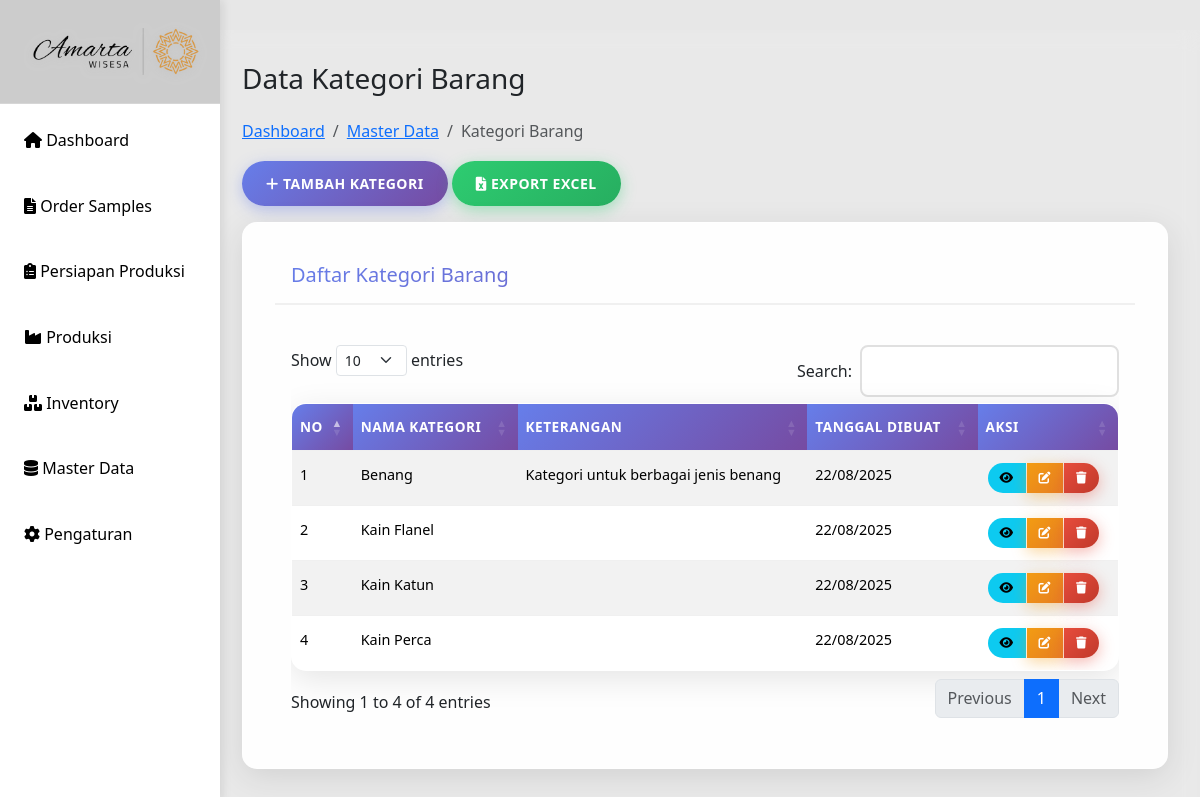
Before: /kategori-barang.php with the older database file.
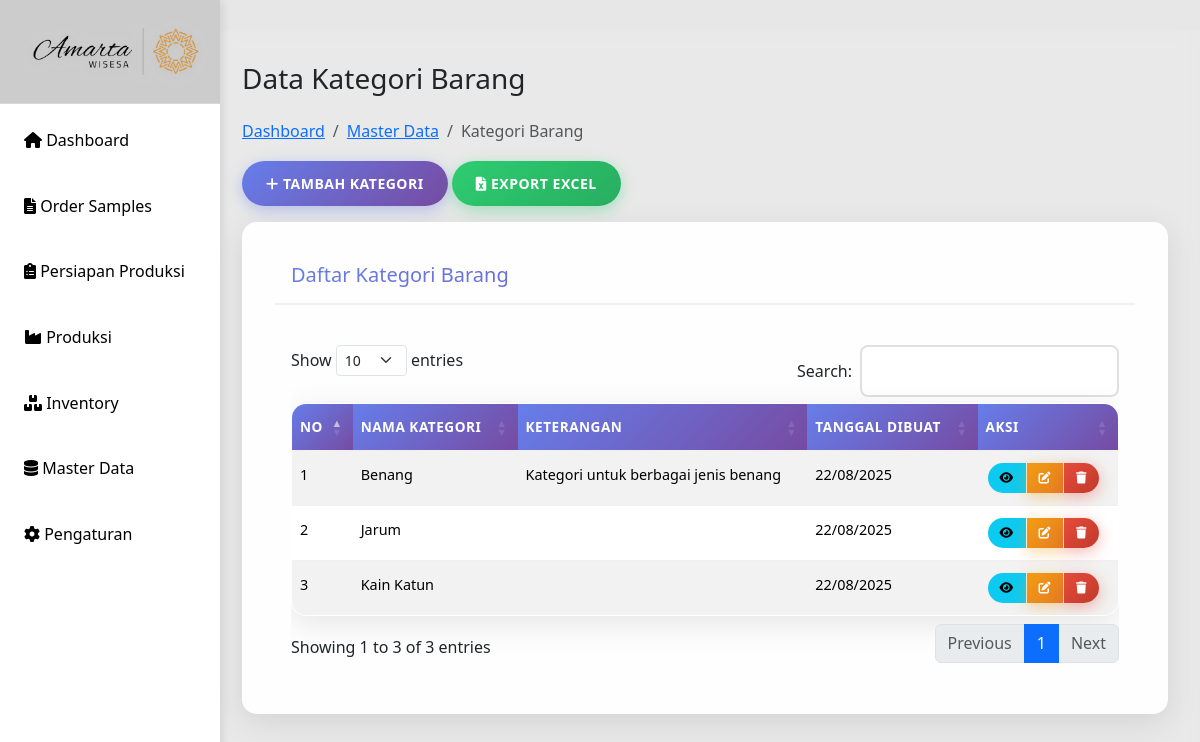
After: the same page with the newer database file.
### tables this page shows
CREATE TABLE `kategori_barang` (
  `id_kategori` int(11) NOT NULL,
  `nama_kategori` varchar(255) NOT NULL,
  `keterangan` text DEFAULT NULL,
  `created_at` timestamp NOT NULL DEFAULT current_timestamp(),
  `updated_at` timestamp NOT NULL DEFAULT current_timestamp() ON UPDATE current_timestamp()
);

### kategori-barang.php (the view, shortened to what this page needs)
<?php
include 'config/db.php';
include 'includes/header.php';
$sql = "SELECT * FROM kategori_barang ORDER BY nama_kategori";
$result = mysqli_query($conn, $sql);
$kategoriList = mysqli_fetch_all($result, MYSQLI_ASSOC);
?>
<div class="main-content">
    <div class="row">
        <div class="col-12">
            <h1 class="h3 mb-4">Data Kategori Barang</h1>
            <nav aria-label="breadcrumb">
                <ol class="breadcrumb">
                    <li class="breadcrumb-item"><a href="index.php">Dashboard</a></li>
                    <li class="breadcrumb-item"><a href="master-data.php">Master Data</a></li>
                    <li class="breadcrumb-item active">Kategori Barang</li>
                </ol>
            </nav>
            <div class="mb-3">
                <button type="button" class="btn btn-primary" data-bs-toggle="modal" data-bs-target="#tambahKategoriModal">
                    <i class="fas fa-plus"></i> Tambah Kategori
                </button>
                <button type="button" class="btn btn-success">
                    <i class="fas fa-file-excel"></i> Export Excel
                </button>
            </div>
            <div class="card">
                <div class="card-header">
                    <h5 class="card-title mb-0">Daftar Kategori Barang</h5>
                </div>
                <div class="card-body">
                    <div class="table-responsive">
                        <table class="table table-striped table-hover" id="tabelKategori">
                            <thead>
                                <tr>
                                    <th>No</th>
                                    <th>Nama Kategori</th>
                                    <th>Keterangan</th>
                                    <th>Tanggal Dibuat</th>
                                    <th>Aksi</th>
                                </tr>
                            </thead>
                            <tbody>
                                <?php $no = 1; foreach ($kategoriList as $kategori): ?>
                                <tr>
                                    <td><?= $no++; ?></td>
                                    <td><?= htmlspecialchars($kategori['nama_kategori']); ?></td>
                                    <td><?= htmlspecialchars($kategori['keterangan']); ?></td>
                                    <td><?= date('d/m/Y', strtotime($kategori['created_at'])); ?></td>
                                    <td>
                                        <div class="btn-group btn-group-sm" role="group">
                                            <a href="detail-kategori.php?id=<?= $kategori['id_kategori']; ?>" class="btn btn-sm btn-info">
                                                <i class="fas fa-eye"></i>
                                            </a>
                                            <a href="edit-kategori.php?id=<?= $kategori['id_kategori']; ?>" class="btn btn-sm btn-warning">
                                                <i class="fas fa-edit"></i>
                                            </a>
                                            <button type="button" class="btn btn-sm btn-danger" onclick="hapusKategori(<?= $kategori['id_kategori']; ?>)">
                                                <i class="fas fa-trash"></i>
                                            </button>
                                        </div>
                                    </td>
                                </tr>
                                <?php endforeach; ?>
                            </tbody>
                        </table>
                    </div>
                </div>
            </div>
        </div>
    </div>
</div>
<?php
include 'includes/footer.php';
?>

Changed rows visible on the page:
removed kategori_barang: nama_kategori "Kain Flanel", created_at "22/08/2025"
changed kategori_barang: nama_kategori "Kain Perca" → "Jarum"; moves up the list
Other visible differences:
text written by a page script: "Show entries Search: Showing 1 to 4 of 4 entries Previous 1 Next" → "Show entries Search: Showing 1 to 3 of 3 entries Previous 1 Next"
